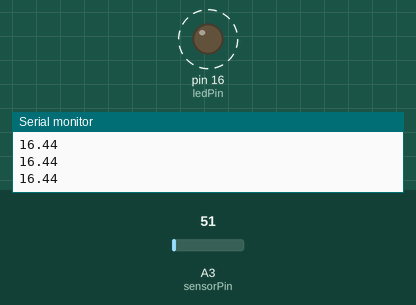
Recording of a sketch running on a simulated Arduino Uno, built with avr-gcc and run on an emulated ATmega328P. On the bench: output pins drawn as LEDs (lit = HIGH), the last lines printed to the serial monitor. Dashed ring = blinking. Inputs (shaded band) come from the test bench; at power-on: A3 (sensorPin) = 51.

Above: at 1.2 s.
1.3 s: A3 (sensorPin) set to 30
At 1.48 s:
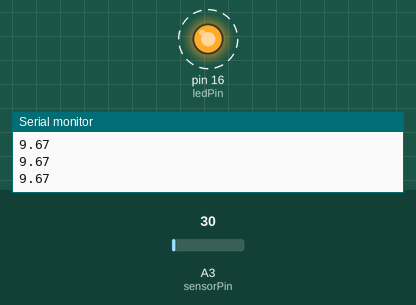
4.3 s: A3 (sensorPin) set to 15
At 5.4 s:
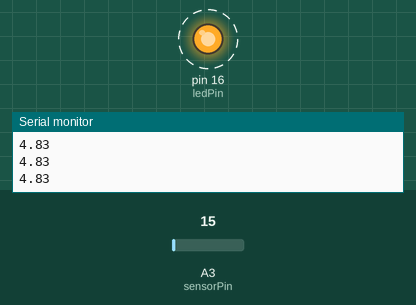
Timing chart, 0 to 58.3 s (numbered marks = the images above; inputs shaded):
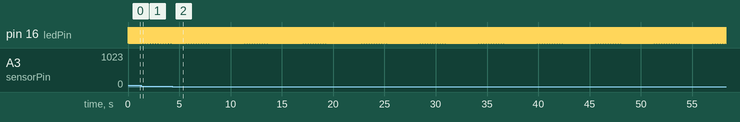

The sketch:

AnalogInput.ino
```cpp
// (licence header left out)
/*Global varibles declarations*/

int sensorPin = 17;   // select the input pin for the potentiometer
int ledPin = 16;      // select the pin for the LED
int sensorValue = 0;  // variable to store the value coming from the sensor
float temperature =0;

void setup() {

  Serial.begin(9600);		// Initilizing serial communication to pc at 9600 baud rate
  pinMode(ledPin, OUTPUT);	// Declare the LED Pin as an OUTPUT:
}

void loop() {

  sensorValue = analogRead(sensorPin);				// read the value from the LM35 temperature sensor:
  temperature = sensorValue * 0.322265625;			//Calibration constant of temperature sensor w.r.t 10 mv change for every 1 degree, so for 3.3 it can read up 330 degress
  Serial.println(temperature); 						// Displaying the temperature value on the serial teriminal
  digitalWrite(ledPin, HIGH); delay(sensorValue);	// turn the LED Pin ON until the "sensorValue" milliseconds:
  digitalWrite(ledPin, LOW); delay(sensorValue);  	// turn the ledPin off until the "sensorValue" milliseconds:
}
```

Measured:
- after the input at 1.3 s, pin 16 (ledPin): alternates HIGH for 0.03 s and LOW for 0.03 s, starting after 0.09 s
- after the input at 4.3 s, pin 16 (ledPin): alternates HIGH for 0.02 s and LOW for 0.02 s, starting after 0.10 s
- by itself, pin 16 (ledPin): alternates HIGH for 0.05 s and LOW for 0.05 s
